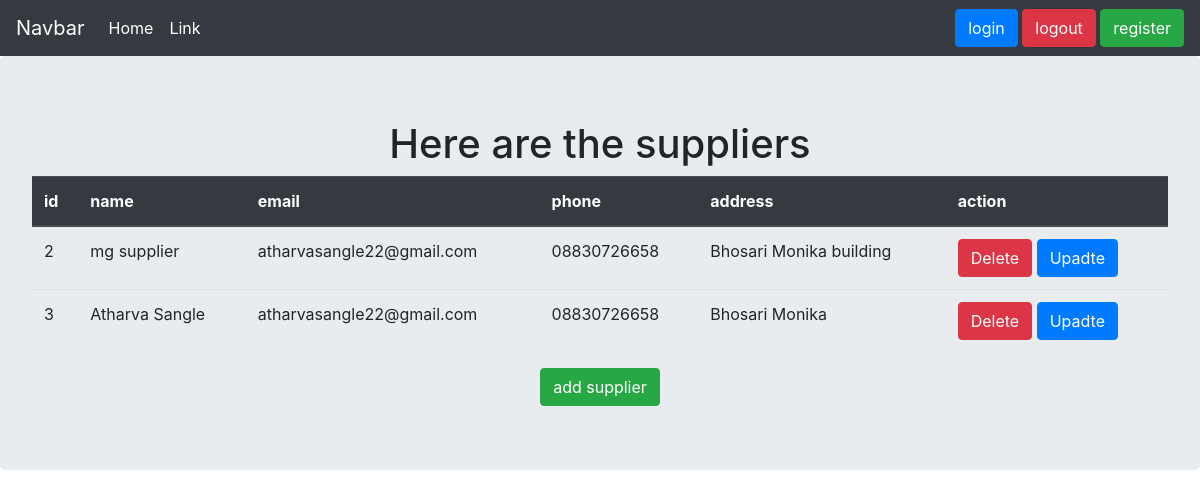
/sup/, run on the app's committed database.
### app/models.py (models this page shows, shortened)
class Supplier(models.Model):
    name = models.CharField(max_length=150)
    email = models.EmailField(blank=True)
    phone = models.CharField(max_length=15, blank=True)
    address = models.TextField(blank=True)
    created_at = models.DateTimeField(auto_now_add=True)

### app/views.py (the view)
# urls.py: path("sup/", views.supplier_view, name = 'sup'),
def supplier_view(request):
    data = Supplier.objects.all()
    return render (request , 'supplier.html' , {'data' : data})

### template/supplier.html
{% extends 'base.html' %}
{% block lion %}
    <div class="jumbotron" align = "center">
        <h1>Here are the suppliers</h1>
        <table class="table" align = "center">
        <thead class="thead-dark">
            <tr>
                <th>id</th>
                <th>name</th>
                <th>email</th>
                <th>phone</th>
                <th>address</th>
                <th>action </th>
            </tr>
            </thead>
            <tbody>
                {% for item in data %}
                    <tr>
                    <td>{{item.id}}</td>
                    <td> {{item.name}}</td>
                    <td>{{item.email}}</td>
                    <td>{{item.phone}}</td>
                    <td>{{item.address}}</td>
                   <td><a href="{% url 'del_sup' item.id %}" class="btn btn-danger">Delete</a>
                   <a href="{% url 'update_sup' item.id %}" class="btn btn-primary">Upadte</a></td>
                    </tr>
                {% endfor %}
            </tbody>
        </table>
        <div>
                        <a href="/add_sup/" class="btn btn-success"> add supplier </a>
                    </div>
    </div>
{% endblock lion %}

### data on the page
Supplier: id "2", name "mg supplier", email "atharvasangle22@gmail.com", phone "08830726658", address "Bhosari Monika building"
Supplier: id "3", name "Atharva Sangle", email "atharvasangle22@gmail.com", phone "08830726658", address "Bhosari Monika"
